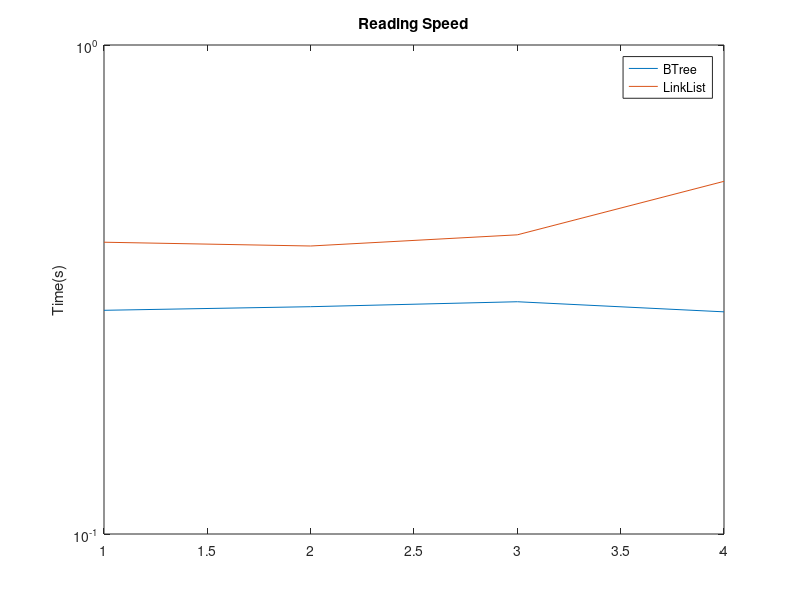
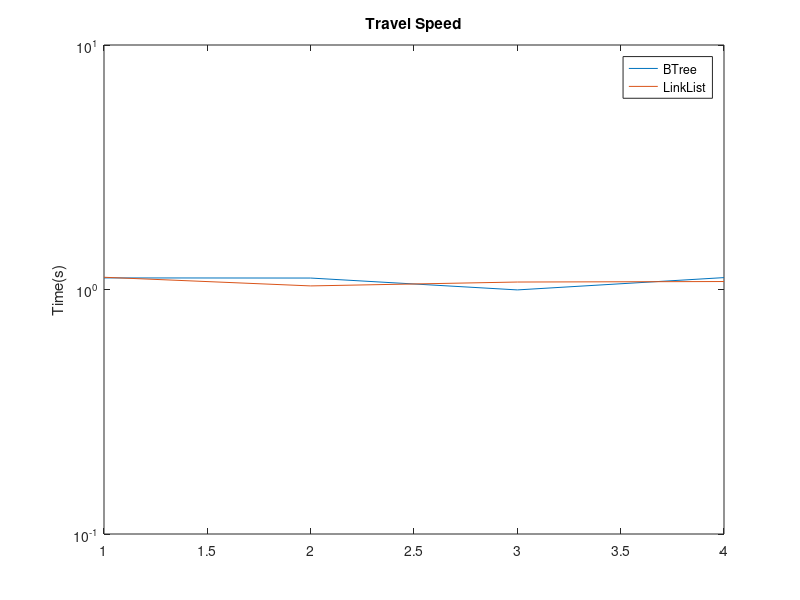

Reproduce these figures in MATLAB, in order.
obt_x = [1, 2, 3, 4]
obt_r_y = [0.286727, 0.291638, 0.298523, 0.284660]
obt_t_y = [1.115338, 1.113946, 0.996195, 1.118534]

ll_r_y = [0.395092, 0.388120, 0.409097, 0.526286]
ll_t_y = [1.122216, 1.034441, 1.072920, 1.077986]

figure(1);
plot_1 = plot(obt_x, obt_r_y);
hold
plot_2 = plot(obt_x, ll_r_y);

title('Reading Speed')
ylabel('Time(s)')
set(gca, 'YScale', 'log')

legend([plot_1 plot_2], "BTree", "LinkList")


figure(2);
plot_1 = plot(obt_x, obt_t_y);
hold
plot_2 = plot(obt_x, ll_t_y);

title('Travel Speed')
ylabel('Time(s)')
set(gca, 'YScale', 'log')

legend([plot_1 plot_2], "BTree", "LinkList")